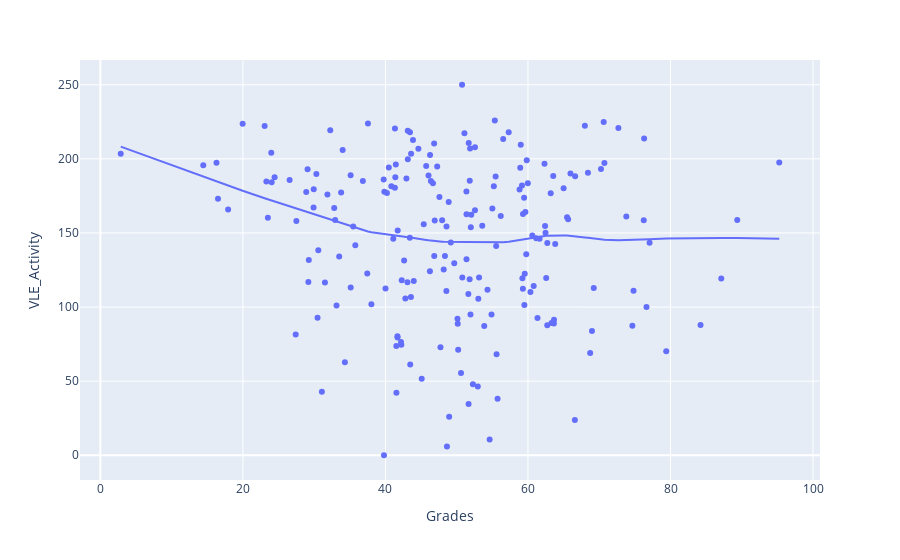

Notebook source saved alongside this figure:
### Code cell
# Create a scatter plot to see if there is a correlation between Attendance and Grades
# Add a Trendline using plotly.express.

fig = px.scatter(simulated_df, x="Grades", y="VLE_Activity", trendline="lowess")
fig.show()

### Figure 1 — Plotly figure (JSON) as saved in the notebook; plotly's stock layout.template omitted (floating-point values rounded to 4 significant figures; data arrays with more than 128 entries replaced by an {"elided": "..."} marker saying what was removed)
{"data": [{"hovertemplate": "Grades=%{x}<br>VLE_Activity=%{y}<extra></extra>", "legendgroup": "", "marker": {"color": "#636efa", "symbol": "circle"}, "mode": "markers", "name": "", "orientation": "v", "showlegend": false, "type": "scatter", "x": {"elided": "200 float values"}, "xaxis": "x", "y": {"elided": "200 float values"}, "yaxis": "y"}, {"hovertemplate": "<b>LOWESS trendline</b><br><br>Grades=%{x}<br>VLE_Activity=%{y} <b>(trend)</b><extra></extra>", "legendgroup": "", "marker": {"color": "#636efa", "symbol": "circle"}, "mode": "lines", "name": "", "showlegend": false, "type": "scatter", "x": {"elided": "200 float values"}, "xaxis": "x", "y": {"elided": "200 float values"}, "yaxis": "y"}], "layout": {"legend": {"tracegroupgap": 0}, "margin": {"t": 60}, "xaxis": {"anchor": "y", "domain": [0, 1], "title": {"text": "Grades"}}, "yaxis": {"anchor": "x", "domain": [0, 1], "title": {"text": "VLE_Activity"}}}}
